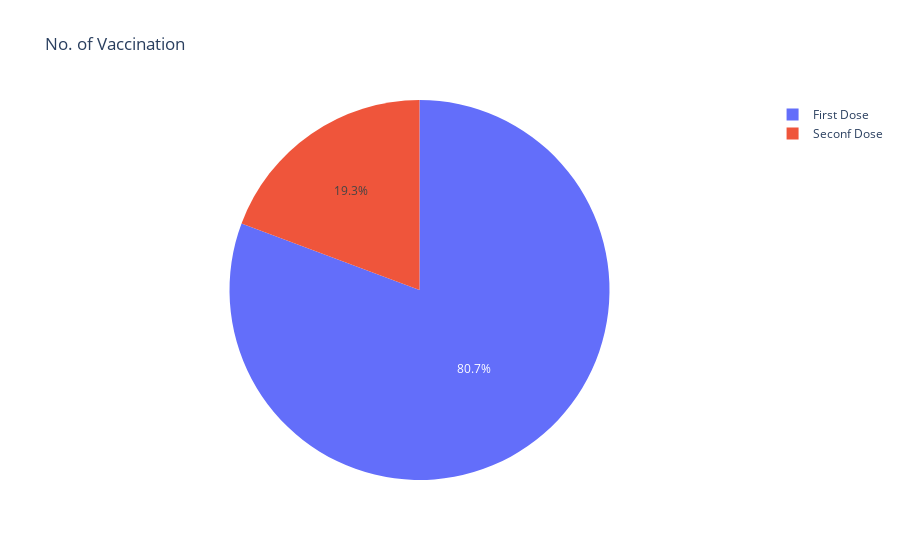

This figure's notebook cell:
### Code cell
f_dose = df['First Dose Administered'].sum()
s_dose=df['Second Dose Administered'].sum()
f_dose, s_dose
px.pie(names=['First Dose', 'Seconf Dose'], values=[f_dose,s_dose], title="No. of Vaccination")

### Figure 1 — Plotly figure (JSON) as saved in the notebook; plotly's stock layout.template omitted (floating-point values rounded to 4 significant figures)
{"data": [{"domain": {"x": [0, 1], "y": [0, 1]}, "hovertemplate": "label=%{label}<br>value=%{value}<extra></extra>", "labels": ["First Dose", "Seconf Dose"], "legendgroup": "", "name": "", "showlegend": true, "type": "pie", "values": [56505259004, 13517788712]}], "layout": {"legend": {"tracegroupgap": 0}, "title": {"text": "No. of Vaccination"}}}
